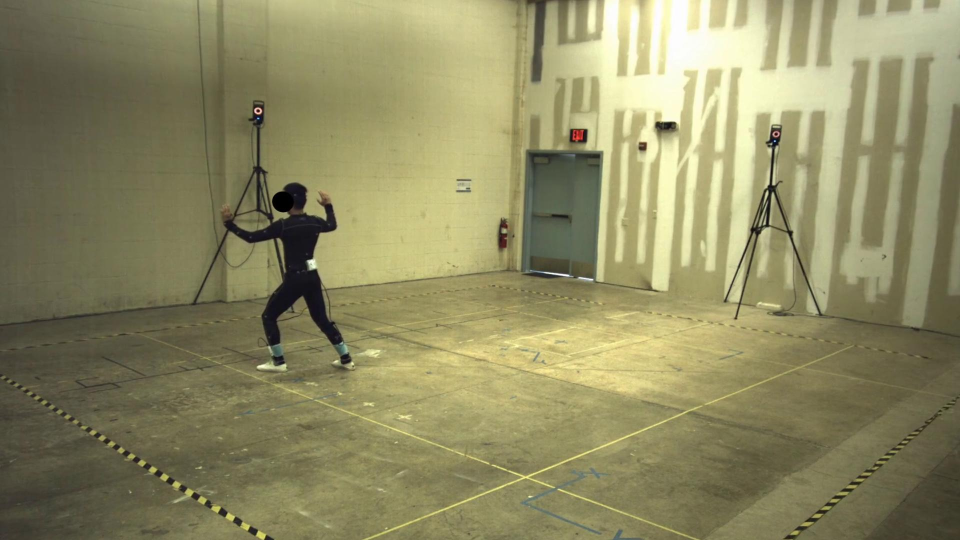
%> input picture im1corrected.jpg, 1920 x 1080 px (shown at 1/2 size)
$ octave task3_extra_2.m   (GNU Octave 9; MATLAB toolbox functions it lacks are replaced by stand-ins)
%> lines starting %> are read from the running program, lines starting %| are printed output that depends on the picture
% part 9: extra credit 2: Generate a top-down view of the floor plane


%read source image

source = imread('im1corrected.jpg');
%> source is the input picture: size 1080x1920x3 uint8; mean R, G, B 142.4, 138.7, 99.3
%source = imread('bldg4.jpg');
%source = imread('bldg3.jpg');
[nr,nc,nb] = size(source);
%> nr = 1080; nc = 1920; nb = 3

%make new image
% dest = zeros(200,300,nb);
dest = zeros(nr, nc, nb);

% % not needed
% % click four points in source
% figure(1); colormap(gray); clf;
% imagesc(source);
% axis image
% [xpts,ypts] = ginput(4);

% pre-set points for image1
% xpts = [408; 1052; 1602; 1004];
% ypts = [710; 952;  734;  614 ];
xpts = [1052; 1602; 1004; 408];
ypts = [952;  734;  614 ; 710];
% [18 lines of commented-out code are left out]
figure; clf;
imshow(source);
hold on;
plot(xpts, ypts, 'ro', 'MarkerSize', 10, 'LineWidth', 2); % Plot points
for i = 1:length(xpts)
    text(xpts(i), ypts(i), sprintf(' %d', i), 'Color', 'yellow', 'FontSize', 12, 'FontWeight', 'bold');
end
hold off;
title("Plotted points on the original graph.");
pause(1);


% Define destination rectangle for the top-down view directly
xp1 = 100; yp1 = 100;
xp2 = 1000; yp2 = 1000;


xprimes = [xp1 xp2 xp2 xp1]';
yprimes = [yp1 yp1 yp2 yp2]';

%compute homography (from im2 to im1 coord system)
p1 = xpts; p2 = ypts;
p3 = xprimes; p4 = yprimes;
vec1 = ones(size(p1,1),1);
vec0 = zeros(size(p1,1),1);
Amat = [p3 p4 vec1 vec0 vec0 vec0 -p1.*p3 -p1.*p4; vec0 vec0 vec0 p3 p4 vec1 -p2.*p3 -p2.*p4];
bvec = [p1; p2];
h = Amat \ bvec;
fprintf(1,'Homography:');
fprintf(1,' %.2f',h); fprintf(1,'\n');

%warp im1 forward into im2 coord system
[xx,yy] = meshgrid(1:size(dest,2), 1:size(dest,1));
denom = h(7)*xx + h(8)*yy + 1;
hxintrp = (h(1)*xx + h(2)*yy + h(3)) ./ denom;
hyintrp = (h(4)*xx + h(5)*yy + h(6)) ./ denom;
for b = 1:nb
 dest(:,:,b) = interp2(double(source(:,:,b)),hxintrp,hyintrp,'linear')/255.0;
end
%> dest: size 1080x1920x3 double; 0.01% of the values are NaN or infinite; the others: min 0.0169, max 1, mean 0.537

%display result
figure(1); colormap(gray); clf;
%> after `colormap(gray)`:
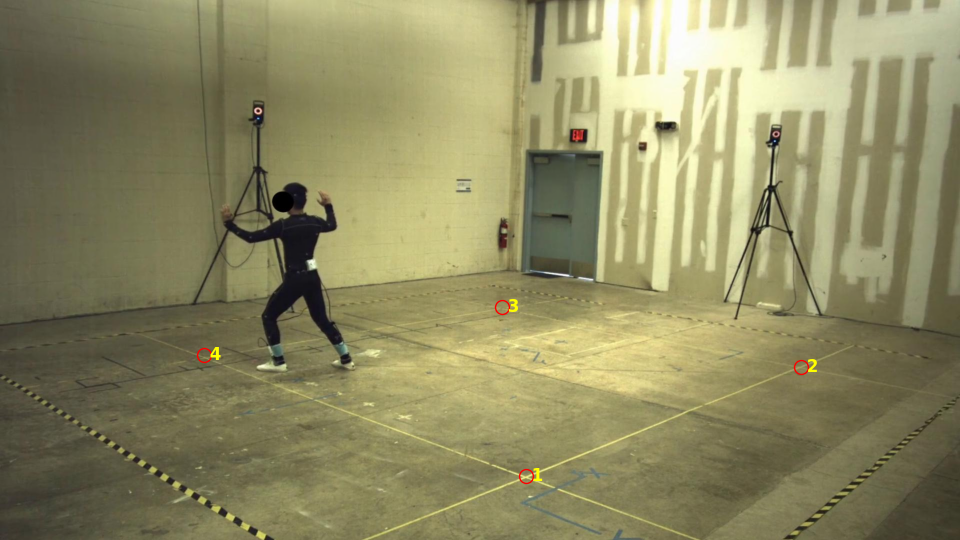
%> figure redrawn from the program's plot data; shown at 1/2 size; its title reads 'Plotted points on the original graph.'
imagesc(dest);
axis image;
title('Automated Top-Down View of the Floor Plane');
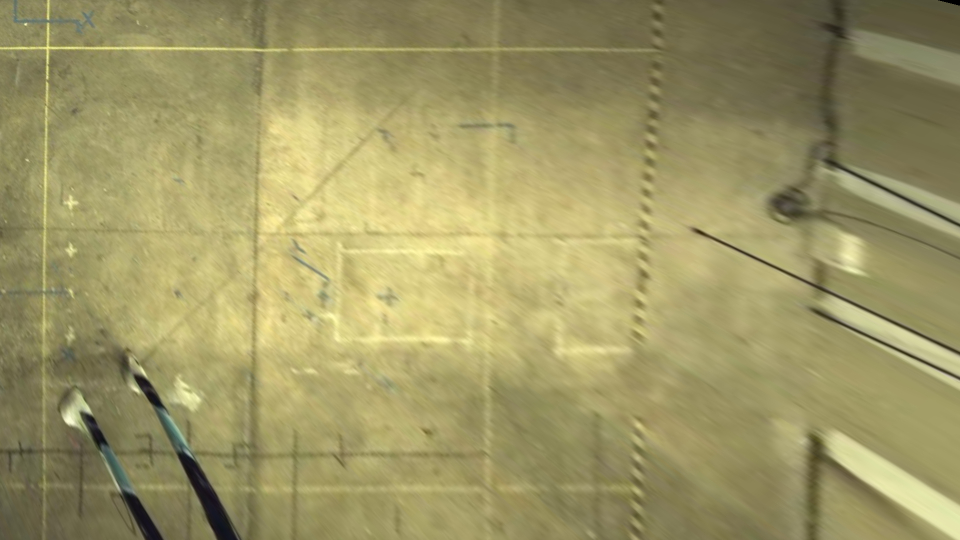
%> displayed picture: size 1080x1920x3, on the screen's scale of 0 to 255 (shown at 1/2 size); mean R, G, B 158.2, 151.1, 101.2

$ run again, with im2corrected.jpg copied over im1corrected.jpg
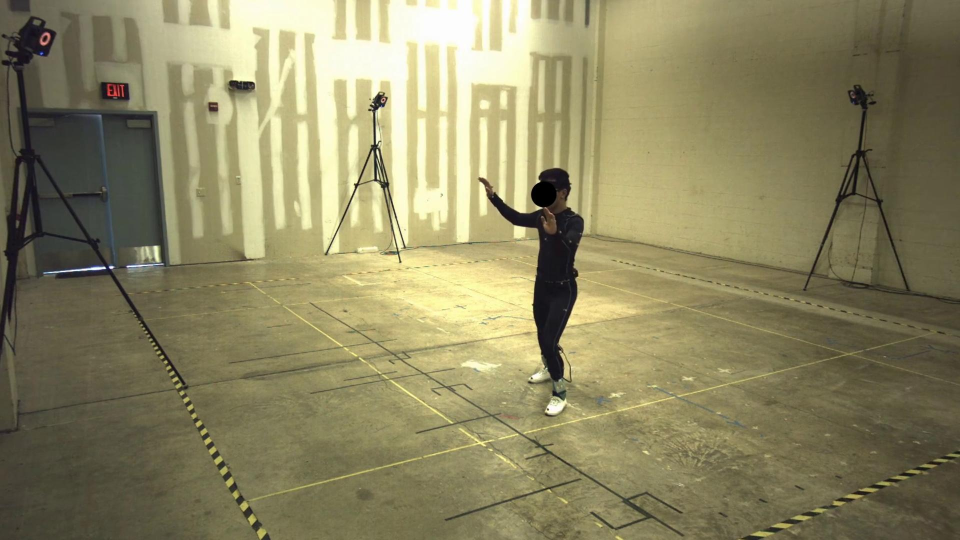
%> input picture im2corrected.jpg, 1920 x 1080 px (shown at 1/2 size)
%> source is the input picture: size 1080x1920x3 uint8; mean R, G, B 139.9, 134, 98
%> `colormap(gray)`:
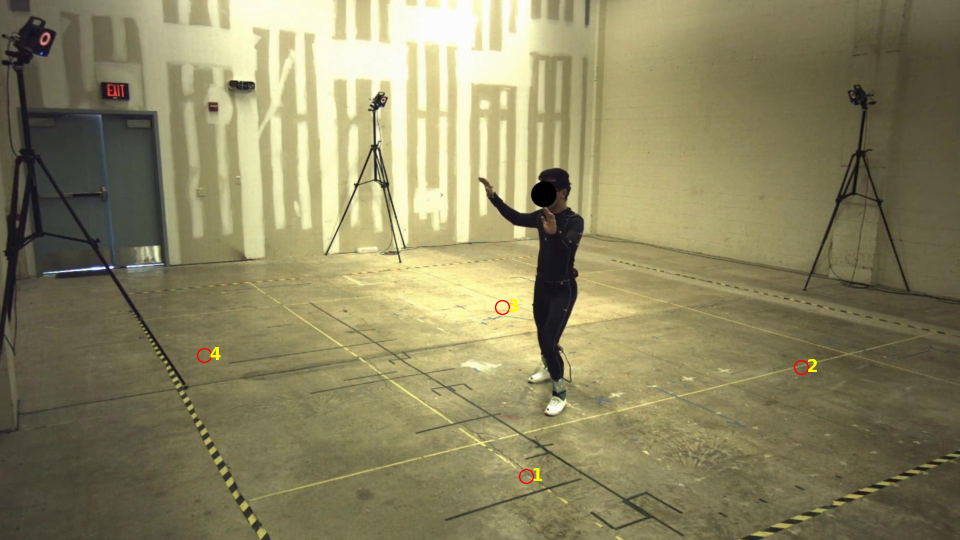
%> figure redrawn from the program's plot data; shown at 1/2 size; its title reads 'Plotted points on the original graph.'
%> `title('Automated Top-Down View of the Floor Plane');`:
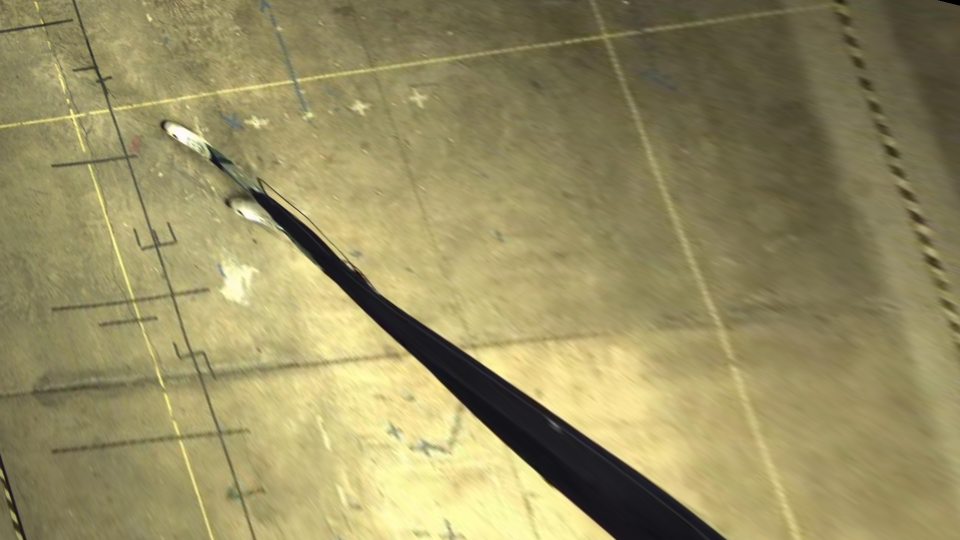
%> displayed picture: size 1080x1920x3, on the screen's scale of 0 to 255 (shown at 1/2 size); mean R, G, B 151.4, 142.6, 98

$ run again, with 1.png saved as im1corrected.jpg
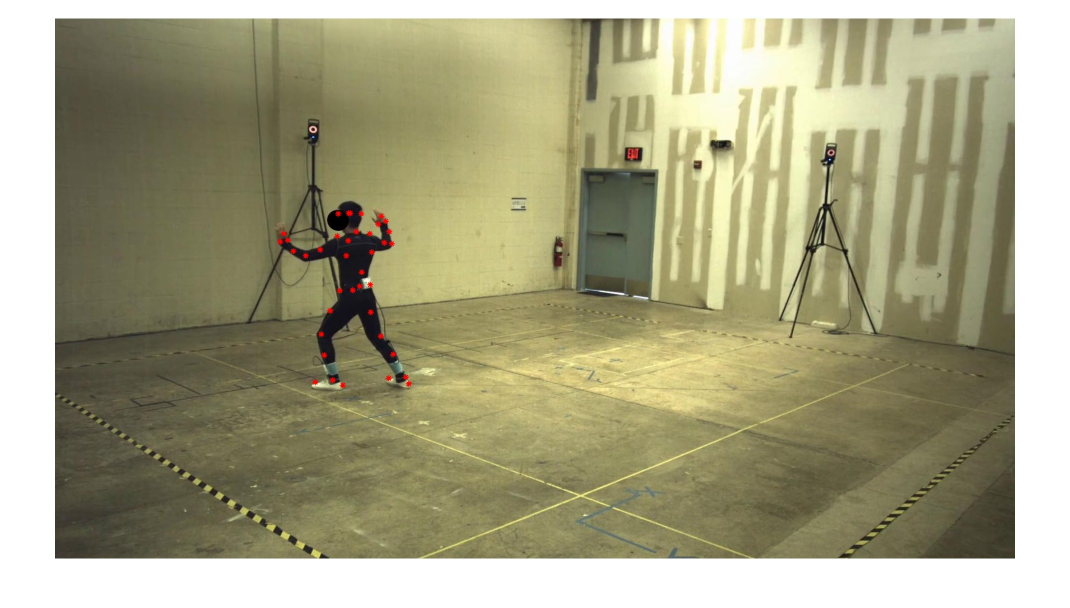
%> input picture 1.png, 2140 x 1215 px (shown at 1/2 size)
%> source is the input picture: size 1215x2140x3 uint8; mean R, G, B 165.5, 162.2, 130.8
%> after the loop `for b = 1:nb`:
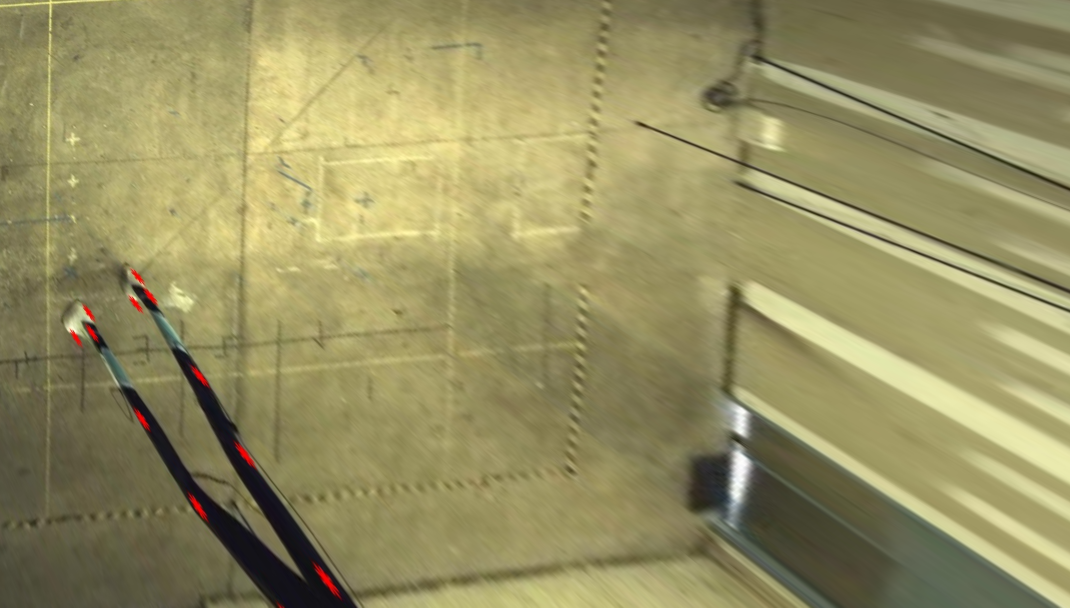
%> dest: size 1215x2140x3 double (shown at 1/2 size); mean R, G, B 0.59, 0.566, 0.386
%> `colormap(gray)`:
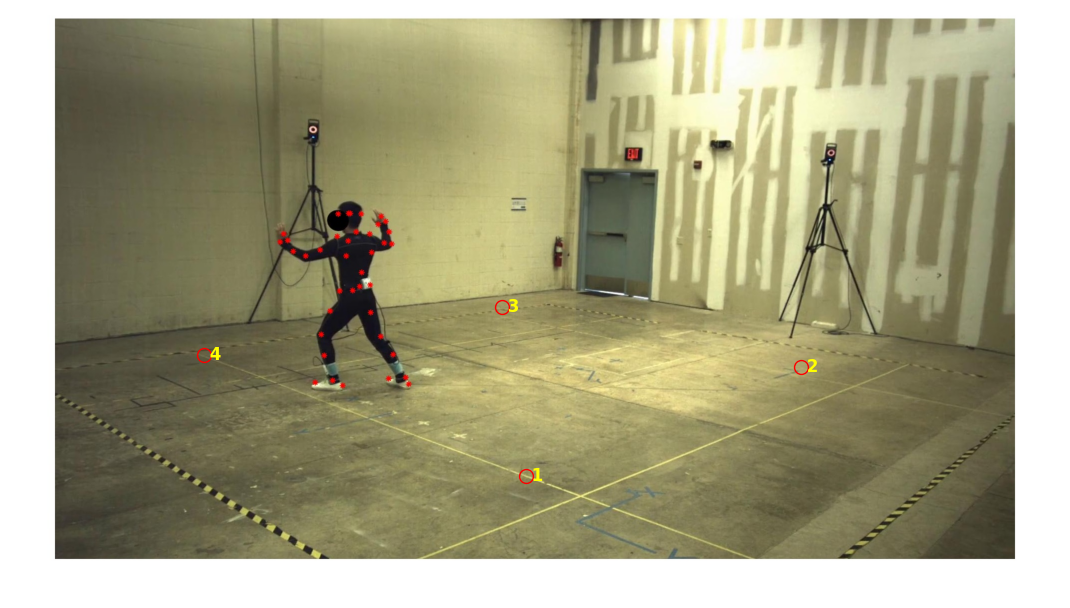
%> figure redrawn from the program's plot data; shown at 1/2 size; its title reads 'Plotted points on the original graph.'

$ run again, with 10.png saved as im1corrected.jpg
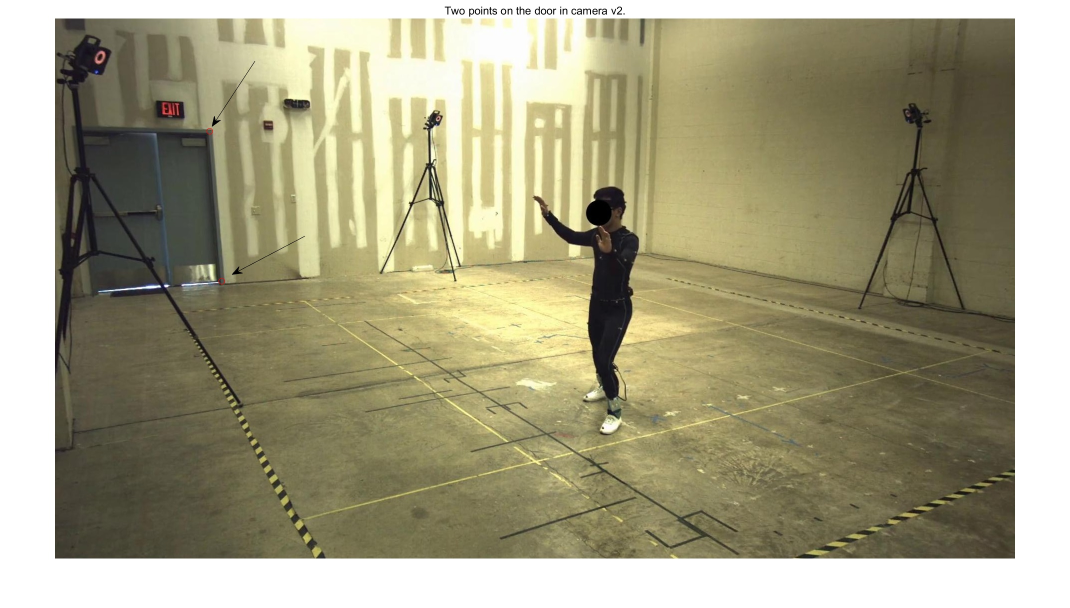
%> input picture 10.png, 2140 x 1215 px (shown at 1/2 size)
%> source is the input picture: size 1215x2140x3 uint8; mean R, G, B 163.1, 158.3, 129.6
%> after the loop `for b = 1:nb`:
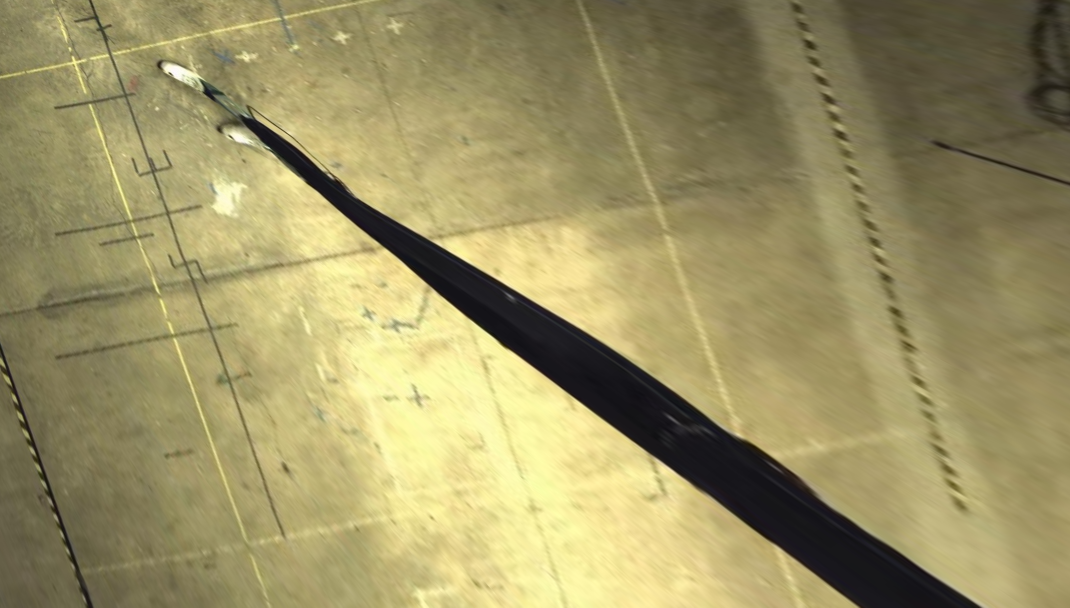
%> dest: size 1215x2140x3 double (shown at 1/2 size); mean R, G, B 0.613, 0.578, 0.396
%> `colormap(gray)`:
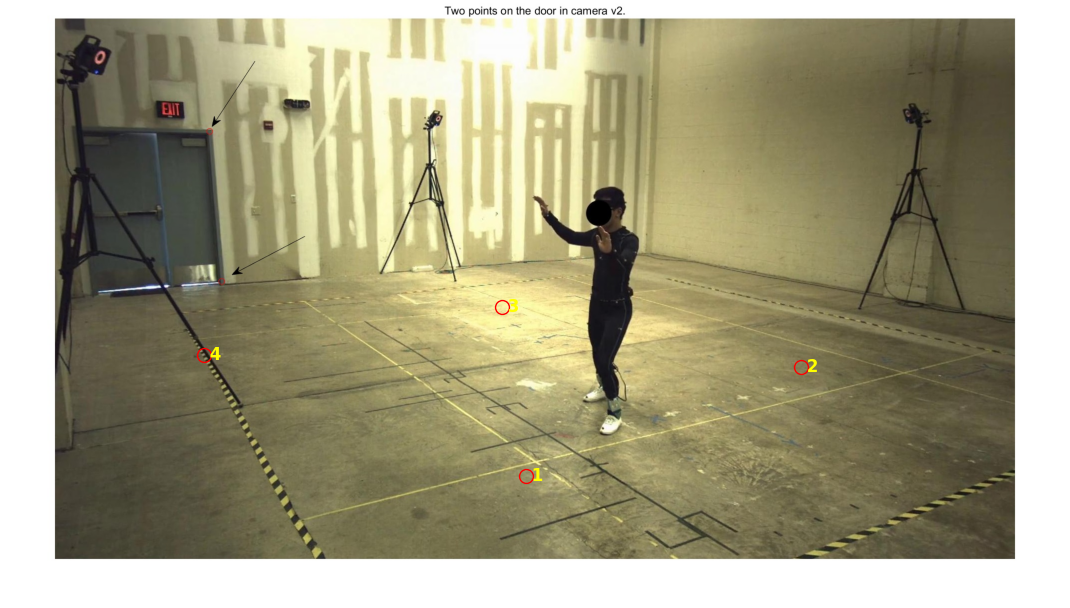
%> figure redrawn from the program's plot data; shown at 1/2 size; its title reads 'Plotted points on the original graph.'
